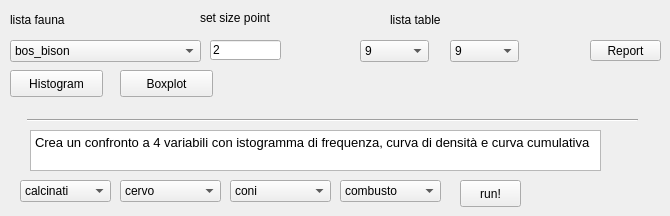
       <widget class="QWidget" name="tab_4">
        <attribute name="title">
         <string>Statistica univariata</string>
        </attribute>
        <widget class="QLabel" name="label_39">
         <property name="geometry">
          <rect>
           <x>200</x>
           <y>10</y>
           <width>91</width>
           <height>16</height>
          </rect>
         </property>
         <property name="text">
          <string>set size point </string>
         </property>
        </widget>
        <widget class="QPushButton" name="report">
         <property name="geometry">
          <rect>
           <x>590</x>
           <y>40</y>
           <width>71</width>
           <height>21</height>
          </rect>
         </property>
         <property name="whatsThis">
          <string>&lt;!DOCTYPE HTML PUBLIC &quot;-//W3C//DTD HTML 4.0//EN&quot; &quot;http://www.w3.org/TR/REC-html40/strict.dtd&quot;&gt;
&lt;html&gt;&lt;head&gt;&lt;meta name=&quot;qrichtext&quot; content=&quot;1&quot; /&gt;&lt;style type=&quot;text/css&quot;&gt;
p, li { white-space: pre-wrap; }
&lt;/style&gt;&lt;/head&gt;&lt;body style=&quot; font-family:'Sans'; font-size:8pt; font-weight:400; font-style:normal;&quot;&gt;
&lt;p style=&quot; margin-top:0px; margin-bottom:0px; margin-left:0px; margin-right:0px; -qt-block-indent:0; text-indent:0px;&quot;&gt;Genera un report in html con grafico a dispersione e statistica descrittiva, aggiungi una grandezza per la simbologia in set size point&lt;/p&gt;&lt;/body&gt;&lt;/html&gt;</string>
         </property>
         <property name="text">
          <string>Report</string>
         </property>
        </widget>
        <widget class="QLineEdit" name="size">
         <property name="geometry">
          <rect>
           <x>210</x>
           <y>40</y>
           <width>71</width>
           <height>20</height>
          </rect>
         </property>
         <property name="whatsThis">
          <string>da usare per il report</string>
         </property>
         <property name="text">
          <string>2</string>
         </property>
        </widget>
        <widget class="QComboBox" name="plot">
         <property name="geometry">
          <rect>
           <x>10</x>
           <y>40</y>
           <width>191</width>
           <height>22</height>
          </rect>
         </property>
         <item>
          <property name="text">
           <string>bos_bison</string>
          </property>
         </item>
         <item>
          <property name="text">
           <string>calcinati</string>
          </property>
         </item>
         <item>
          <property name="text">
           <string>camoscio</string>
          </property>
         </item>
         <item>
          <property name="text">
           <string>capriolo</string>
          </property>
         </item>
         <item>
          <property name="text">
           <string>cervo</string>
          </property>
         </item>
         <item>
          <property name="text">
           <string>combusto</string>
          </property>
         </item>
         <item>
          <property name="text">
           <string>coni</string>
          </property>
         </item>
         <item>
          <property name="text">
           <string>pdi</string>
          </property>
         </item>
         <item>
          <property name="text">
           <string>stambecco</string>
          </property>
         </item>
         <item>
          <property name="text">
           <string>strie</string>
          </property>
         </item>
         <item>
          <property name="text">
           <string>canidi</string>
          </property>
         </item>
         <item>
          <property name="text">
           <string>ursidi</string>
          </property>
         </item>
         <item>
          <property name="text">
           <string>megacero</string>
          </property>
         </item>
        </widget>
        <widget class="QComboBox" name="l1">
         <property name="geometry">
          <rect>
           <x>360</x>
           <y>40</y>
           <width>69</width>
           <height>22</height>
          </rect>
         </property>
         <property name="whatsThis">
          <string>indica la posizione della colonna che si vuole descrivere</string>
         </property>
         <item>
          <property name="text">
           <string>9</string>
          </property>
         </item>
         <item>
          <property name="text">
           <string>10</string>
          </property>
         </item>
         <item>
          <property name="text">
           <string>11</string>
          </property>
         </item>
         <item>
          <property name="text">
           <string>12</string>
          </property>
         </item>
         <item>
          <property name="text">
           <string>13</string>
          </property>
         </item>
         <item>
          <property name="text">
           <string>14</string>
          </property>
         </item>
         <item>
          <property name="text">
           <string>15</string>
          </property>
         </item>
         <item>
          <property name="text">
           <string>16</string>
          </property>
         </item>
         <item>
          <property name="text">
           <string>17</string>
          </property>
         </item>
         <item>
          <property name="text">
           <string>18</string>
          </property>
         </item>
         <item>
          <property name="text">
           <string>19</string>
          </property>
         </item>
         <item>
          <property name="text">
           <string>20</string>
          </property>
         </item>
         <item>
          <property name="text">
           <string>21</string>
          </property>
         </item>
        </widget>
        <widget class="QPushButton" name="hist">
         <property name="geometry">
          <rect>
           <x>10</x>
           <y>70</y>
           <width>93</width>
           <height>27</height>
          </rect>
         </property>
         <property name="whatsThis">
          <string>&lt;!DOCTYPE HTML PUBLIC &quot;-//W3C//DTD HTML 4.0//EN&quot; &quot;http://www.w3.org/TR/REC-html40/strict.dtd&quot;&gt;
&lt;html&gt;&lt;head&gt;&lt;meta name=&quot;qrichtext&quot; content=&quot;1&quot; /&gt;&lt;style type=&quot;text/css&quot;&gt;
p, li { white-space: pre-wrap; }
&lt;/style&gt;&lt;/head&gt;&lt;body style=&quot; font-family:'Sans'; font-size:10pt; font-weight:400; font-style:normal;&quot;&gt;
&lt;p style=&quot; margin-top:0px; margin-bottom:0px; margin-left:0px; margin-right:0px; -qt-block-indent:0; text-indent:0px;&quot;&gt;&lt;span style=&quot; font-size:8pt;&quot;&gt;Genera un istogramma con la linea di mediana. Scegliere dalla &amp;quot;lista fauna&amp;quot; la variabile da analizzare oppure flegga il checkbox per generare un grafico con tutte le variabili a confronto&lt;/span&gt;&lt;/p&gt;&lt;/body&gt;&lt;/html&gt;</string>
         </property>
         <property name="text">
          <string>Histogram</string>
         </property>
        </widget>
        <widget class="QLabel" name="label_38">
         <property name="geometry">
          <rect>
           <x>390</x>
           <y>10</y>
           <width>81</width>
           <height>20</height>
          </rect>
         </property>
         <property name="text">
          <string>lista table </string>
         </property>
        </widget>
        <widget class="QLabel" name="label_37">
         <property name="geometry">
          <rect>
           <x>10</x>
           <y>10</y>
           <width>101</width>
           <height>20</height>
          </rect>
         </property>
         <property name="text">
          <string>lista fauna</string>
         </property>
        </widget>
        <widget class="QComboBox" name="l2">
         <property name="geometry">
          <rect>
           <x>450</x>
           <y>40</y>
           <width>69</width>
           <height>22</height>
          </rect>
         </property>
         <item>
          <property name="text">
           <string>9</string>
          </property>
         </item>
         <item>
          <property name="text">
           <string>10</string>
          </property>
         </item>
         <item>
          <property name="text">
           <string>11</string>
          </property>
         </item>
         <item>
          <property name="text">
           <string>12</string>
          </property>
         </item>
         <item>
          <property name="text">
           <string>13</string>
          </property>
         </item>
         <item>
          <property name="text">
           <string>14</string>
          </property>
         </item>
         <item>
          <property name="text">
           <string>15</string>
          </property>
         </item>
         <item>
          <property name="text">
           <string>16</string>
          </property>
         </item>
         <item>
          <property name="text">
           <string>17</string>
          </property>
         </item>
         <item>
          <property name="text">
           <string>18</string>
          </property>
         </item>
         <item>
          <property name="text">
           <string>19</string>
          </property>
         </item>
         <item>
          <property name="text">
           <string>20</string>
          </property>
         </item>
         <item>
          <property name="text">
           <string>21</string>
          </property>
         </item>
        </widget>
        <widget class="QPushButton" name="boxplot">
         <property name="geometry">
          <rect>
           <x>120</x>
           <y>70</y>
           <width>93</width>
           <height>27</height>
          </rect>
         </property>
         <property name="whatsThis">
          <string>&lt;!DOCTYPE HTML PUBLIC &quot;-//W3C//DTD HTML 4.0//EN&quot; &quot;http://www.w3.org/TR/REC-html40/strict.dtd&quot;&gt;
&lt;html&gt;&lt;head&gt;&lt;meta name=&quot;qrichtext&quot; content=&quot;1&quot; /&gt;&lt;style type=&quot;text/css&quot;&gt;
p, li { white-space: pre-wrap; }
&lt;/style&gt;&lt;/head&gt;&lt;body style=&quot; font-family:'Sans'; font-size:10pt; font-weight:400; font-style:normal;&quot;&gt;
&lt;p style=&quot; margin-top:0px; margin-bottom:0px; margin-left:0px; margin-right:0px; -qt-block-indent:0; text-indent:0px;&quot;&gt;&lt;span style=&quot; font-size:8pt;&quot;&gt;Genera un boxplot. Scegliere dalla lista fauna la variabile da analizzare oppure flegga il checkbox per generare un grafico con tutte le variabili a confronto&lt;/span&gt;&lt;/p&gt;&lt;/body&gt;&lt;/html&gt;</string>
         </property>
         <property name="text">
          <string>Boxplot</string>
         </property>
        </widget>
        <widget class="QPushButton" name="hist_period">
         <property name="geometry">
          <rect>
           <x>460</x>
           <y>180</y>
           <width>61</width>
           <height>27</height>
          </rect>
         </property>
         <property name="text">
          <string>run!</string>
         </property>
        </widget>
        <widget class="QComboBox" name="c3_2">
         <property name="geometry">
          <rect>
           <x>230</x>
           <y>180</y>
           <width>101</width>
           <height>22</height>
          </rect>
         </property>
         <item>
          <property name="text">
           <string>coni</string>
          </property>
         </item>
         <item>
          <property name="text">
           <string>bos_bison</string>
          </property>
         </item>
         <item>
          <property name="text">
           <string>camoscio</string>
          </property>
         </item>
         <item>
          <property name="text">
           <string>calcinati</string>
          </property>
         </item>
         <item>
          <property name="text">
           <string>capriolo</string>
          </property>
         </item>
         <item>
          <property name="text">
           <string>cervo</string>
          </property>
         </item>
         <item>
          <property name="text">
           <string>combusto</string>
          </property>
         </item>
         <item>
          <property name="text">
           <string>pdi</string>
          </property>
         </item>
         <item>
          <property name="text">
           <string>stambecco</string>
          </property>
         </item>
         <item>
          <property name="text">
           <string>strie</string>
          </property>
         </item>
         <item>
          <property name="text">
           <string>canidi</string>
          </property>
         </item>
         <item>
          <property name="text">
           <string>ursidi</string>
          </property>
         </item>
         <item>
          <property name="text">
           <string>megacero</string>
          </property>
         </item>
        </widget>
        <widget class="QComboBox" name="c1_2">
         <property name="geometry">
          <rect>
           <x>20</x>
           <y>180</y>
           <width>91</width>
           <height>22</height>
          </rect>
         </property>
         <item>
          <property name="text">
           <string>calcinati</string>
          </property>
         </item>
         <item>
          <property name="text">
           <string>bos_bison</string>
          </property>
         </item>
         <item>
          <property name="text">
           <string>camoscio</string>
          </property>
         </item>
         <item>
          <property name="text">
           <string>capriolo</string>
          </property>
         </item>
         <item>
          <property name="text">
           <string>cervo</string>
          </property>
         </item>
         <item>
          <property name="text">
           <string>combusto</string>
          </property>
         </item>
         <item>
          <property name="text">
           <string>coni</string>
          </property>
         </item>
         <item>
          <property name="text">
           <string>pdi</string>
          </property>
         </item>
         <item>
          <property name="text">
           <string>stambecco</string>
          </property>
         </item>
         <item>
          <property name="text">
           <string>strie</string>
          </property>
         </item>
         <item>
          <property name="text">
           <string>canidi</string>
          </property>
         </item>
         <item>
          <property name="text">
           <string>ursidi</string>
          </property>
         </item>
         <item>
          <property name="text">
           <string>megacero</string>
          </property>
         </item>
        </widget>
        <widget class="QComboBox" name="c2_2">
         <property name="geometry">
          <rect>
           <x>120</x>
           <y>180</y>
           <width>101</width>
           <height>22</height>
          </rect>
         </property>
         <item>
          <property name="text">
           <string>cervo</string>
          </property>
         </item>
         <item>
          <property name="text">
           <string>bos_bison</string>
          </property>
         </item>
         <item>
          <property name="text">
           <string>calcinati</string>
          </property>
         </item>
         <item>
          <property name="text">
           <string>camoscio</string>
          </property>
         </item>
         <item>
          <property name="text">
           <string>capriolo</string>
          </property>
         </item>
         <item>
          <property name="text">
           <string>combusto</string>
          </property>
         </item>
         <item>
          <property name="text">
           <string>coni</string>
          </property>
         </item>
         <item>
          <property name="text">
           <string>pdi</string>
          </property>
         </item>
         <item>
          <property name="text">
           <string>stambecco</string>
          </property>
         </item>
         <item>
          <property name="text">
           <string>strie</string>
          </property>
         </item>
         <item>
          <property name="text">
           <string>canidi</string>
          </property>
         </item>
         <item>
          <property name="text">
           <string>ursidi</string>
          </property>
         </item>
         <item>
          <property name="text">
           <string>megacero</string>
          </property>
         </item>
        </widget>
        <widget class="QComboBox" name="c4_2">
         <property name="geometry">
          <rect>
           <x>340</x>
           <y>180</y>
           <width>101</width>
           <height>22</height>
          </rect>
         </property>
         <item>
          <property name="text">
           <string>combusto</string>
          </property>
         </item>
         <item>
          <property name="text">
           <string>bos_bison</string>
          </property>
         </item>
         <item>
          <property name="text">
           <string>capriolo</string>
          </property>
         </item>
         <item>
          <property name="text">
           <string>calcinati</string>
          </property>
         </item>
         <item>
          <property name="text">
           <string>camoscio</string>
          </property>
         </item>
         <item>
          <property name="text">
           <string>cervo</string>
          </property>
         </item>
         <item>
          <property name="text">
           <string>coni</string>
          </property>
         </item>
         <item>
          <property name="text">
           <string>pdi</string>
          </property>
         </item>
         <item>
          <property name="text">
           <string>stambecco</string>
          </property>
         </item>
         <item>
          <property name="text">
           <string>strie</string>
          </property>
         </item>
         <item>
          <property name="text">
           <string>canidi</string>
          </property>
         </item>
         <item>
          <property name="text">
           <string>ursidi</string>
          </property>
         </item>
         <item>
          <property name="text">
           <string>megacero</string>
          </property>
         </item>
        </widget>
        <widget class="Line" name="line">
         <property name="geometry">
          <rect>
           <x>27</x>
           <y>110</y>
           <width>611</width>
           <height>20</height>
          </rect>
         </property>
         <property name="orientation">
          <enum>Qt::Horizontal</enum>
         </property>
        </widget>
        <widget class="QTextBrowser" name="textBrowser">
         <property name="geometry">
          <rect>
           <x>30</x>
           <y>130</y>
           <width>571</width>
           <height>41</height>
          </rect>
         </property>
         <property name="html">
          <string>&lt;!DOCTYPE HTML PUBLIC &quot;-//W3C//DTD HTML 4.0//EN&quot; &quot;http://www.w3.org/TR/REC-html40/strict.dtd&quot;&gt;
&lt;html&gt;&lt;head&gt;&lt;meta name=&quot;qrichtext&quot; content=&quot;1&quot; /&gt;&lt;style type=&quot;text/css&quot;&gt;
p, li { white-space: pre-wrap; }
&lt;/style&gt;&lt;/head&gt;&lt;body style=&quot; font-family:'Sans'; font-size:10pt; font-weight:400; font-style:normal;&quot;&gt;
&lt;p style=&quot; margin-top:0px; margin-bottom:0px; margin-left:0px; margin-right:0px; -qt-block-indent:0; text-indent:0px;&quot;&gt;Crea un confronto a 4 variabili con istogramma di frequenza, curva di densità e curva cumulativa&lt;/p&gt;&lt;/body&gt;&lt;/html&gt;</string>
         </property>
        </widget>
       </widget>
